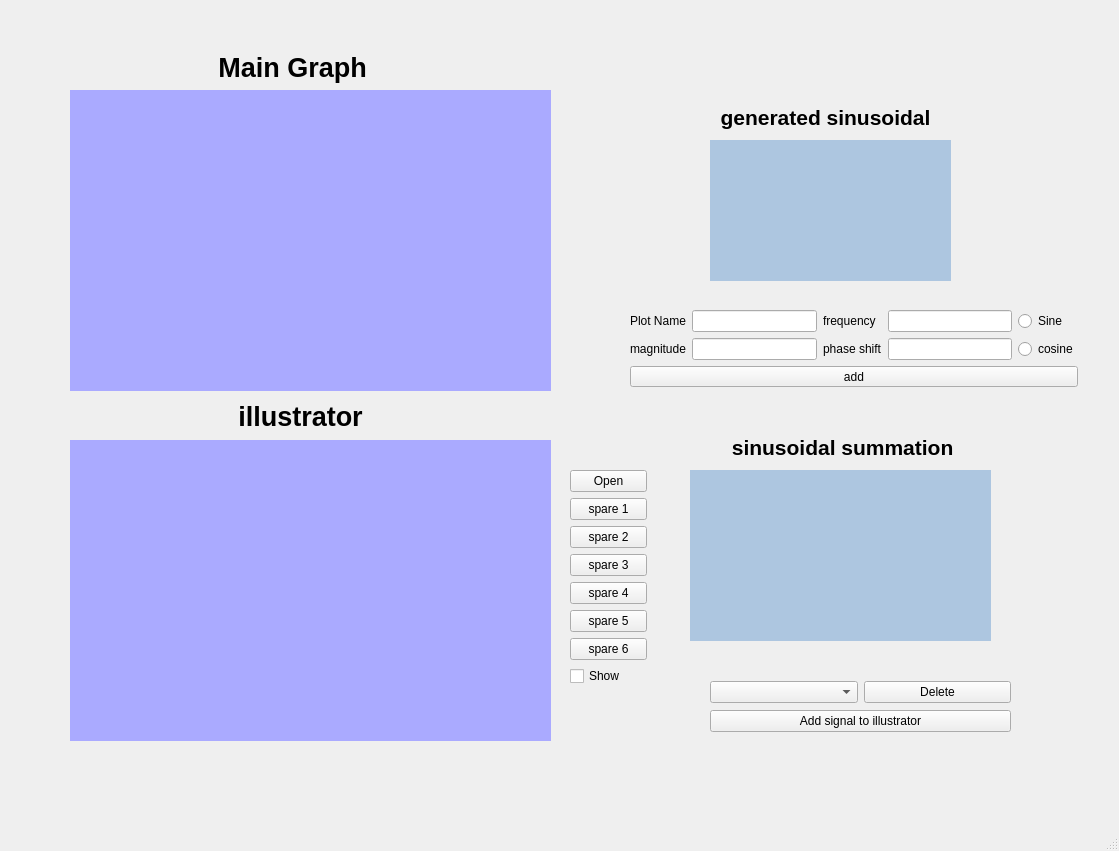
<?xml version="1.0" encoding="UTF-8"?>
<ui version="4.0">
 <class>MainWindow</class>
 <widget class="QMainWindow" name="MainWindow">
  <property name="geometry">
   <rect>
    <x>0</x>
    <y>0</y>
    <width>1119</width>
    <height>851</height>
   </rect>
  </property>
  <property name="windowTitle">
   <string>MainWindow</string>
  </property>
  <widget class="QWidget" name="centralwidget">
   <widget class="PlotWidget" name="Widget_Plotter" native="true">
    <property name="geometry">
     <rect>
      <x>710</x>
      <y>140</y>
      <width>241</width>
      <height>141</height>
     </rect>
    </property>
    <property name="palette">
     <palette>
      <active>
       <colorrole role="WindowText">
        <brush brushstyle="SolidPattern">
         <color alpha="255">
          <red>0</red>
          <green>0</green>
          <blue>0</blue>
         </color>
        </brush>
       </colorrole>
       <colorrole role="Button">
        <brush brushstyle="SolidPattern">
         <color alpha="255">
          <red>173</red>
          <green>198</green>
          <blue>224</blue>
         </color>
        </brush>
       </colorrole>
       <colorrole role="Light">
        <brush brushstyle="SolidPattern">
         <color alpha="255">
          <red>255</red>
          <green>255</green>
          <blue>255</blue>
         </color>
        </brush>
       </colorrole>
       <colorrole role="Midlight">
        <brush brushstyle="SolidPattern">
         <color alpha="255">
          <red>255</red>
          <green>255</green>
          <blue>255</blue>
         </color>
        </brush>
       </colorrole>
       <colorrole role="Dark">
        <brush brushstyle="SolidPattern">
         <color alpha="255">
          <red>127</red>
          <green>127</green>
          <blue>127</blue>
         </color>
        </brush>
       </colorrole>
       <colorrole role="Mid">
        <brush brushstyle="SolidPattern">
         <color alpha="255">
          <red>170</red>
          <green>170</green>
          <blue>170</blue>
         </color>
        </brush>
       </colorrole>
       <colorrole role="Text">
        <brush brushstyle="SolidPattern">
         <color alpha="255">
          <red>0</red>
          <green>0</green>
          <blue>0</blue>
         </color>
        </brush>
       </colorrole>
       <colorrole role="BrightText">
        <brush brushstyle="SolidPattern">
         <color alpha="255">
          <red>255</red>
          <green>255</green>
          <blue>255</blue>
         </color>
        </brush>
       </colorrole>
       <colorrole role="ButtonText">
        <brush brushstyle="SolidPattern">
         <color alpha="255">
          <red>0</red>
          <green>0</green>
          <blue>0</blue>
         </color>
        </brush>
       </colorrole>
       <colorrole role="Base">
        <brush brushstyle="SolidPattern">
         <color alpha="255">
          <red>173</red>
          <green>198</green>
          <blue>224</blue>
         </color>
        </brush>
       </colorrole>
       <colorrole role="Window">
        <brush brushstyle="SolidPattern">
         <color alpha="255">
          <red>173</red>
          <green>198</green>
          <blue>224</blue>
         </color>
        </brush>
       </colorrole>
       <colorrole role="Shadow">
        <brush brushstyle="SolidPattern">
         <color alpha="255">
          <red>0</red>
          <green>0</green>
          <blue>0</blue>
         </color>
        </brush>
       </colorrole>
       <colorrole role="AlternateBase">
        <brush brushstyle="SolidPattern">
         <color alpha="255">
          <red>255</red>
          <green>255</green>
          <blue>255</blue>
         </color>
        </brush>
       </colorrole>
       <colorrole role="ToolTipBase">
        <brush brushstyle="SolidPattern">
         <color alpha="255">
          <red>255</red>
          <green>255</green>
          <blue>220</blue>
         </color>
        </brush>
       </colorrole>
       <colorrole role="ToolTipText">
        <brush brushstyle="SolidPattern">
         <color alpha="255">
          <red>0</red>
          <green>0</green>
          <blue>0</blue>
         </color>
        </brush>
       </colorrole>
      </active>
      <inactive>
       <colorrole role="WindowText">
        <brush brushstyle="SolidPattern">
         <color alpha="255">
          <red>0</red>
          <green>0</green>
          <blue>0</blue>
         </color>
        </brush>
       </colorrole>
       <colorrole role="Button">
        <brush brushstyle="SolidPattern">
         <color alpha="255">
          <red>173</red>
          <green>198</green>
          <blue>224</blue>
         </color>
        </brush>
       </colorrole>
       <colorrole role="Light">
        <brush brushstyle="SolidPattern">
         <color alpha="255">
          <red>255</red>
          <green>255</green>
          <blue>255</blue>
         </color>
        </brush>
       </colorrole>
       <colorrole role="Midlight">
        <brush brushstyle="SolidPattern">
         <color alpha="255">
          <red>255</red>
          <green>255</green>
          <blue>255</blue>
         </color>
        </brush>
       </colorrole>
       <colorrole role="Dark">
        <brush brushstyle="SolidPattern">
         <color alpha="255">
          <red>127</red>
          <green>127</green>
          <blue>127</blue>
         </color>
        </brush>
       </colorrole>
       <colorrole role="Mid">
        <brush brushstyle="SolidPattern">
         <color alpha="255">
          <red>170</red>
          <green>170</green>
          <blue>170</blue>
         </color>
        </brush>
       </colorrole>
       <colorrole role="Text">
        <brush brushstyle="SolidPattern">
         <color alpha="255">
          <red>0</red>
          <green>0</green>
          <blue>0</blue>
         </color>
        </brush>
       </colorrole>
       <colorrole role="BrightText">
        <brush brushstyle="SolidPattern">
         <color alpha="255">
          <red>255</red>
          <green>255</green>
          <blue>255</blue>
         </color>
        </brush>
       </colorrole>
       <colorrole role="ButtonText">
        <brush brushstyle="SolidPattern">
         <color alpha="255">
          <red>0</red>
          <green>0</green>
          <blue>0</blue>
         </color>
        </brush>
       </colorrole>
       <colorrole role="Base">
        <brush brushstyle="SolidPattern">
         <color alpha="255">
          <red>173</red>
          <green>198</green>
          <blue>224</blue>
         </color>
        </brush>
       </colorrole>
       <colorrole role="Window">
        <brush brushstyle="SolidPattern">
         <color alpha="255">
          <red>173</red>
          <green>198</green>
          <blue>224</blue>
         </color>
        </brush>
       </colorrole>
       <colorrole role="Shadow">
        <brush brushstyle="SolidPattern">
         <color alpha="255">
          <red>0</red>
          <green>0</green>
          <blue>0</blue>
         </color>
        </brush>
       </colorrole>
       <colorrole role="AlternateBase">
        <brush brushstyle="SolidPattern">
         <color alpha="255">
          <red>255</red>
          <green>255</green>
          <blue>255</blue>
         </color>
        </brush>
       </colorrole>
       <colorrole role="ToolTipBase">
        <brush brushstyle="SolidPattern">
         <color alpha="255">
          <red>255</red>
          <green>255</green>
          <blue>220</blue>
         </color>
        </brush>
       </colorrole>
       <colorrole role="ToolTipText">
        <brush brushstyle="SolidPattern">
         <color alpha="255">
          <red>0</red>
          <green>0</green>
          <blue>0</blue>
         </color>
        </brush>
       </colorrole>
      </inactive>
      <disabled>
       <colorrole role="WindowText">
        <brush brushstyle="SolidPattern">
         <color alpha="255">
          <red>127</red>
          <green>127</green>
          <blue>127</blue>
         </color>
        </brush>
       </colorrole>
       <colorrole role="Button">
        <brush brushstyle="SolidPattern">
         <color alpha="255">
          <red>173</red>
          <green>198</green>
          <blue>224</blue>
         </color>
        </brush>
       </colorrole>
       <colorrole role="Light">
        <brush brushstyle="SolidPattern">
         <color alpha="255">
          <red>255</red>
          <green>255</green>
          <blue>255</blue>
         </color>
        </brush>
       </colorrole>
       <colorrole role="Midlight">
        <brush brushstyle="SolidPattern">
         <color alpha="255">
          <red>255</red>
          <green>255</green>
          <blue>255</blue>
         </color>
        </brush>
       </colorrole>
       <colorrole role="Dark">
        <brush brushstyle="SolidPattern">
         <color alpha="255">
          <red>127</red>
          <green>127</green>
          <blue>127</blue>
         </color>
        </brush>
       </colorrole>
       <colorrole role="Mid">
        <brush brushstyle="SolidPattern">
         <color alpha="255">
          <red>170</red>
          <green>170</green>
          <blue>170</blue>
         </color>
        </brush>
       </colorrole>
       <colorrole role="Text">
        <brush brushstyle="SolidPattern">
         <color alpha="255">
          <red>127</red>
          <green>127</green>
          <blue>127</blue>
         </color>
        </brush>
       </colorrole>
       <colorrole role="BrightText">
        <brush brushstyle="SolidPattern">
         <color alpha="255">
          <red>255</red>
          <green>255</green>
          <blue>255</blue>
         </color>
        </brush>
       </colorrole>
       <colorrole role="ButtonText">
        <brush brushstyle="SolidPattern">
         <color alpha="255">
          <red>127</red>
          <green>127</green>
          <blue>127</blue>
         </color>
        </brush>
       </colorrole>
       <colorrole role="Base">
        <brush brushstyle="SolidPattern">
         <color alpha="255">
          <red>173</red>
          <green>198</green>
          <blue>224</blue>
         </color>
        </brush>
       </colorrole>
       <colorrole role="Window">
        <brush brushstyle="SolidPattern">
         <color alpha="255">
          <red>173</red>
          <green>198</green>
          <blue>224</blue>
         </color>
        </brush>
       </colorrole>
       <colorrole role="Shadow">
        <brush brushstyle="SolidPattern">
         <color alpha="255">
          <red>0</red>
          <green>0</green>
          <blue>0</blue>
         </color>
        </brush>
       </colorrole>
       <colorrole role="AlternateBase">
        <brush brushstyle="SolidPattern">
         <color alpha="255">
          <red>255</red>
          <green>255</green>
          <blue>255</blue>
         </color>
        </brush>
       </colorrole>
       <colorrole role="ToolTipBase">
        <brush brushstyle="SolidPattern">
         <color alpha="255">
          <red>255</red>
          <green>255</green>
          <blue>220</blue>
         </color>
        </brush>
       </colorrole>
       <colorrole role="ToolTipText">
        <brush brushstyle="SolidPattern">
         <color alpha="255">
          <red>0</red>
          <green>0</green>
          <blue>0</blue>
         </color>
        </brush>
       </colorrole>
      </disabled>
     </palette>
    </property>
    <property name="styleSheet">
     <string notr="true">background-color: rgb(173, 198, 224);</string>
    </property>
   </widget>
   <widget class="PlotWidget" name="Widget_Adder" native="true">
    <property name="geometry">
     <rect>
      <x>690</x>
      <y>470</y>
      <width>301</width>
      <height>171</height>
     </rect>
    </property>
    <property name="palette">
     <palette>
      <active>
       <colorrole role="WindowText">
        <brush brushstyle="SolidPattern">
         <color alpha="255">
          <red>0</red>
          <green>0</green>
          <blue>0</blue>
         </color>
        </brush>
       </colorrole>
       <colorrole role="Button">
        <brush brushstyle="SolidPattern">
         <color alpha="255">
          <red>173</red>
          <green>198</green>
          <blue>224</blue>
         </color>
        </brush>
       </colorrole>
       <colorrole role="Light">
        <brush brushstyle="SolidPattern">
         <color alpha="255">
          <red>255</red>
          <green>255</green>
          <blue>255</blue>
         </color>
        </brush>
       </colorrole>
       <colorrole role="Midlight">
        <brush brushstyle="SolidPattern">
         <color alpha="255">
          <red>255</red>
          <green>255</green>
          <blue>255</blue>
         </color>
        </brush>
       </colorrole>
       <colorrole role="Dark">
        <brush brushstyle="SolidPattern">
         <color alpha="255">
          <red>127</red>
          <green>127</green>
          <blue>127</blue>
         </color>
        </brush>
       </colorrole>
       <colorrole role="Mid">
        <brush brushstyle="SolidPattern">
         <color alpha="255">
          <red>170</red>
          <green>170</green>
          <blue>170</blue>
         </color>
        </brush>
       </colorrole>
       <colorrole role="Text">
        <brush brushstyle="SolidPattern">
         <color alpha="255">
          <red>0</red>
          <green>0</green>
          <blue>0</blue>
         </color>
        </brush>
       </colorrole>
       <colorrole role="BrightText">
        <brush brushstyle="SolidPattern">
         <color alpha="255">
          <red>255</red>
          <green>255</green>
          <blue>255</blue>
         </color>
        </brush>
       </colorrole>
       <colorrole role="ButtonText">
        <brush brushstyle="SolidPattern">
         <color alpha="255">
          <red>0</red>
          <green>0</green>
          <blue>0</blue>
         </color>
        </brush>
       </colorrole>
       <colorrole role="Base">
        <brush brushstyle="SolidPattern">
         <color alpha="255">
          <red>173</red>
          <green>198</green>
          <blue>224</blue>
         </color>
        </brush>
       </colorrole>
       <colorrole role="Window">
        <brush brushstyle="SolidPattern">
         <color alpha="255">
          <red>173</red>
          <green>198</green>
          <blue>224</blue>
         </color>
        </brush>
       </colorrole>
       <colorrole role="Shadow">
        <brush brushstyle="SolidPattern">
         <color alpha="255">
          <red>0</red>
          <green>0</green>
          <blue>0</blue>
         </color>
        </brush>
       </colorrole>
       <colorrole role="AlternateBase">
        <brush brushstyle="SolidPattern">
         <color alpha="255">
          <red>255</red>
          <green>255</green>
          <blue>255</blue>
         </color>
        </brush>
       </colorrole>
       <colorrole role="ToolTipBase">
        <brush brushstyle="SolidPattern">
         <color alpha="255">
          <red>255</red>
          <green>255</green>
          <blue>220</blue>
         </color>
        </brush>
       </colorrole>
       <colorrole role="ToolTipText">
        <brush brushstyle="SolidPattern">
         <color alpha="255">
          <red>0</red>
          <green>0</green>
          <blue>0</blue>
         </color>
        </brush>
       </colorrole>
      </active>
      <inactive>
       <colorrole role="WindowText">
        <brush brushstyle="SolidPattern">
         <color alpha="255">
          <red>0</red>
          <green>0</green>
          <blue>0</blue>
         </color>
        </brush>
       </colorrole>
       <colorrole role="Button">
        <brush brushstyle="SolidPattern">
         <color alpha="255">
          <red>173</red>
          <green>198</green>
          <blue>224</blue>
         </color>
        </brush>
       </colorrole>
       <colorrole role="Light">
        <brush brushstyle="SolidPattern">
         <color alpha="255">
          <red>255</red>
          <green>255</green>
          <blue>255</blue>
         </color>
        </brush>
       </colorrole>
       <colorrole role="Midlight">
        <brush brushstyle="SolidPattern">
         <color alpha="255">
          <red>255</red>
          <green>255</green>
          <blue>255</blue>
         </color>
        </brush>
       </colorrole>
       <colorrole role="Dark">
        <brush brushstyle="SolidPattern">
         <color alpha="255">
          <red>127</red>
          <green>127</green>
          <blue>127</blue>
         </color>
        </brush>
       </colorrole>
       <colorrole role="Mid">
        <brush brushstyle="SolidPattern">
         <color alpha="255">
          <red>170</red>
          <green>170</green>
          <blue>170</blue>
         </color>
        </brush>
       </colorrole>
       <colorrole role="Text">
        <brush brushstyle="SolidPattern">
         <color alpha="255">
          <red>0</red>
          <green>0</green>
          <blue>0</blue>
         </color>
        </brush>
       </colorrole>
       <colorrole role="BrightText">
        <brush brushstyle="SolidPattern">
         <color alpha="255">
          <red>255</red>
          <green>255</green>
          <blue>255</blue>
         </color>
        </brush>
       </colorrole>
       <colorrole role="ButtonText">
        <brush brushstyle="SolidPattern">
         <color alpha="255">
          <red>0</red>
          <green>0</green>
          <blue>0</blue>
         </color>
        </brush>
       </colorrole>
       <colorrole role="Base">
        <brush brushstyle="SolidPattern">
         <color alpha="255">
          <red>173</red>
          <green>198</green>
          <blue>224</blue>
         </color>
        </brush>
       </colorrole>
       <colorrole role="Window">
        <brush brushstyle="SolidPattern">
         <color alpha="255">
          <red>173</red>
          <green>198</green>
          <blue>224</blue>
         </color>
        </brush>
       </colorrole>
       <colorrole role="Shadow">
        <brush brushstyle="SolidPattern">
         <color alpha="255">
          <red>0</red>
          <green>0</green>
          <blue>0</blue>
         </color>
        </brush>
       </colorrole>
       <colorrole role="AlternateBase">
        <brush brushstyle="SolidPattern">
         <color alpha="255">
          <red>255</red>
          <green>255</green>
          <blue>255</blue>
         </color>
        </brush>
       </colorrole>
       <colorrole role="ToolTipBase">
        <brush brushstyle="SolidPattern">
         <color alpha="255">
          <red>255</red>
          <green>255</green>
          <blue>220</blue>
         </color>
        </brush>
       </colorrole>
       <colorrole role="ToolTipText">
        <brush brushstyle="SolidPattern">
         <color alpha="255">
          <red>0</red>
          <green>0</green>
          <blue>0</blue>
         </color>
        </brush>
       </colorrole>
      </inactive>
      <disabled>
       <colorrole role="WindowText">
        <brush brushstyle="SolidPattern">
         <color alpha="255">
          <red>127</red>
          <green>127</green>
          <blue>127</blue>
         </color>
        </brush>
       </colorrole>
       <colorrole role="Button">
        <brush brushstyle="SolidPattern">
         <color alpha="255">
          <red>173</red>
          <green>198</green>
          <blue>224</blue>
         </color>
        </brush>
       </colorrole>
       <colorrole role="Light">
        <brush brushstyle="SolidPattern">
         <color alpha="255">
          <red>255</red>
          <green>255</green>
          <blue>255</blue>
         </color>
        </brush>
       </colorrole>
       <colorrole role="Midlight">
        <brush brushstyle="SolidPattern">
         <color alpha="255">
          <red>255</red>
          <green>255</green>
          <blue>255</blue>
         </color>
        </brush>
       </colorrole>
       <colorrole role="Dark">
        <brush brushstyle="SolidPattern">
         <color alpha="255">
          <red>127</red>
          <green>127</green>
          <blue>127</blue>
         </color>
        </brush>
       </colorrole>
       <colorrole role="Mid">
        <brush brushstyle="SolidPattern">
         <color alpha="255">
          <red>170</red>
          <green>170</green>
          <blue>170</blue>
         </color>
        </brush>
       </colorrole>
       <colorrole role="Text">
        <brush brushstyle="SolidPattern">
         <color alpha="255">
          <red>127</red>
          <green>127</green>
          <blue>127</blue>
         </color>
        </brush>
       </colorrole>
       <colorrole role="BrightText">
        <brush brushstyle="SolidPattern">
         <color alpha="255">
          <red>255</red>
          <green>255</green>
          <blue>255</blue>
         </color>
        </brush>
       </colorrole>
       <colorrole role="ButtonText">
        <brush brushstyle="SolidPattern">
         <color alpha="255">
          <red>127</red>
          <green>127</green>
          <blue>127</blue>
         </color>
        </brush>
       </colorrole>
       <colorrole role="Base">
        <brush brushstyle="SolidPattern">
         <color alpha="255">
          <red>173</red>
          <green>198</green>
          <blue>224</blue>
         </color>
        </brush>
       </colorrole>
       <colorrole role="Window">
        <brush brushstyle="SolidPattern">
         <color alpha="255">
          <red>173</red>
          <green>198</green>
          <blue>224</blue>
         </color>
        </brush>
       </colorrole>
       <colorrole role="Shadow">
        <brush brushstyle="SolidPattern">
         <color alpha="255">
          <red>0</red>
          <green>0</green>
          <blue>0</blue>
         </color>
        </brush>
       </colorrole>
       <colorrole role="AlternateBase">
        <brush brushstyle="SolidPattern">
         <color alpha="255">
          <red>255</red>
          <green>255</green>
          <blue>255</blue>
         </color>
        </brush>
       </colorrole>
       <colorrole role="ToolTipBase">
        <brush brushstyle="SolidPattern">
         <color alpha="255">
          <red>255</red>
          <green>255</green>
          <blue>220</blue>
         </color>
        </brush>
       </colorrole>
       <colorrole role="ToolTipText">
        <brush brushstyle="SolidPattern">
         <color alpha="255">
          <red>0</red>
          <green>0</green>
          <blue>0</blue>
         </color>
        </brush>
       </colorrole>
      </disabled>
     </palette>
    </property>
    <property name="styleSheet">
     <string notr="true">background-color: rgb(173, 198, 224);</string>
    </property>
   </widget>
   <widget class="PlotWidget" name="signalWidget2_ilustrator" native="true">
    <property name="geometry">
     <rect>
      <x>70</x>
      <y>440</y>
      <width>481</width>
      <height>301</height>
     </rect>
    </property>
    <property name="styleSheet">
     <string notr="true">background-color: rgb(170, 170, 255);</string>
    </property>
   </widget>
   <widget class="QLabel" name="label_For_Main_graph">
    <property name="geometry">
     <rect>
      <x>200</x>
      <y>50</y>
      <width>185</width>
      <height>35</height>
     </rect>
    </property>
    <property name="text">
     <string>&lt;html&gt;&lt;head/&gt;&lt;body&gt;&lt;p&gt;&lt;span style=&quot; font-size:20pt; font-weight:600;&quot;&gt;Main Graph&lt;/span&gt;&lt;/p&gt;&lt;/body&gt;&lt;/html&gt;</string>
    </property>
    <property name="alignment">
     <set>Qt::AlignCenter</set>
    </property>
   </widget>
   <widget class="QLabel" name="label_for_spectroGram">
    <property name="geometry">
     <rect>
      <x>200</x>
      <y>400</y>
      <width>201</width>
      <height>33</height>
     </rect>
    </property>
    <property name="text">
     <string>&lt;html&gt;&lt;head/&gt;&lt;body&gt;&lt;p&gt;&lt;span style=&quot; font-size:20pt; font-weight:600;&quot;&gt; illustrator&lt;/span&gt;&lt;/p&gt;&lt;/body&gt;&lt;/html&gt;</string>
    </property>
    <property name="alignment">
     <set>Qt::AlignCenter</set>
    </property>
   </widget>
   <widget class="QLabel" name="label_For_generatedSinusoidal">
    <property name="geometry">
     <rect>
      <x>710</x>
      <y>100</y>
      <width>231</width>
      <height>35</height>
     </rect>
    </property>
    <property name="text">
     <string>&lt;html&gt;&lt;head/&gt;&lt;body&gt;&lt;p&gt;&lt;span style=&quot; font-size:16pt; font-weight:600;&quot;&gt;generated sinusoidal&lt;/span&gt;&lt;/p&gt;&lt;/body&gt;&lt;/html&gt;</string>
    </property>
    <property name="alignment">
     <set>Qt::AlignCenter</set>
    </property>
   </widget>
   <widget class="QLabel" name="label_For_summation">
    <property name="geometry">
     <rect>
      <x>710</x>
      <y>430</y>
      <width>271</width>
      <height>35</height>
     </rect>
    </property>
    <property name="text">
     <string>&lt;html&gt;&lt;head/&gt;&lt;body&gt;&lt;p&gt;&lt;span style=&quot; font-size:16pt; font-weight:600;&quot;&gt;sinusoidal summation &lt;/span&gt;&lt;/p&gt;&lt;/body&gt;&lt;/html&gt;</string>
    </property>
    <property name="alignment">
     <set>Qt::AlignCenter</set>
    </property>
   </widget>
   <widget class="PlotWidget" name="signalWidget_mainGraph" native="true">
    <property name="geometry">
     <rect>
      <x>70</x>
      <y>90</y>
      <width>481</width>
      <height>301</height>
     </rect>
    </property>
    <property name="styleSheet">
     <string notr="true">background-color: rgb(170, 170, 255);</string>
    </property>
   </widget>
   <widget class="QWidget" name="">
    <property name="geometry">
     <rect>
      <x>630</x>
      <y>310</y>
      <width>448</width>
      <height>77</height>
     </rect>
    </property>
    <layout class="QGridLayout" name="gridLayout_For_generating_sinusoidal">
     <item row="0" column="0">
      <widget class="QLabel" name="label_plotName">
       <property name="text">
        <string>Plot Name</string>
       </property>
      </widget>
     </item>
     <item row="0" column="1">
      <widget class="QLineEdit" name="lineEdit_plotName"/>
     </item>
     <item row="0" column="2">
      <widget class="QLabel" name="label_frequency">
       <property name="text">
        <string>frequency</string>
       </property>
      </widget>
     </item>
     <item row="0" column="3">
      <widget class="QLineEdit" name="LineEdit_ferquency"/>
     </item>
     <item row="0" column="4">
      <widget class="QRadioButton" name="radioButton_sine">
       <property name="text">
        <string>Sine</string>
       </property>
      </widget>
     </item>
     <item row="1" column="0">
      <widget class="QLabel" name="label_magnitude">
       <property name="text">
        <string>magnitude</string>
       </property>
      </widget>
     </item>
     <item row="1" column="1">
      <widget class="QLineEdit" name="lineEdit_magnitude"/>
     </item>
     <item row="1" column="2">
      <widget class="QLabel" name="label_phaseShift">
       <property name="text">
        <string>phase shift</string>
       </property>
      </widget>
     </item>
     <item row="1" column="3">
      <widget class="QLineEdit" name="lineEdit_phaseShift"/>
     </item>
     <item row="1" column="4">
      <widget class="QRadioButton" name="radioButton_cosine">
       <property name="text">
        <string>cosine</string>
       </property>
      </widget>
     </item>
     <item row="2" column="0" colspan="5">
      <widget class="QPushButton" name="add">
       <property name="text">
        <string>add</string>
       </property>
      </widget>
     </item>
    </layout>
   </widget>
   <widget class="QWidget" name="">
    <property name="geometry">
     <rect>
      <x>570</x>
      <y>470</y>
      <width>77</width>
      <height>222</height>
     </rect>
    </property>
    <layout class="QVBoxLayout" name="verticalLayout_mainGraph">
     <item>
      <widget class="QPushButton" name="Button_open">
       <property name="text">
        <string>Open</string>
       </property>
      </widget>
     </item>
     <item>
      <widget class="QPushButton" name="Spare_button">
       <property name="text">
        <string>spare 1</string>
       </property>
      </widget>
     </item>
     <item>
      <widget class="QPushButton" name="Spare_button_2">
       <property name="text">
        <string>spare 2</string>
       </property>
      </widget>
     </item>
     <item>
      <widget class="QPushButton" name="Spare_button_3">
       <property name="text">
        <string>spare 3</string>
       </property>
      </widget>
     </item>
     <item>
      <widget class="QPushButton" name="Spare_button_4">
       <property name="text">
        <string>spare 4</string>
       </property>
      </widget>
     </item>
     <item>
      <widget class="QPushButton" name="Spare_button_5">
       <property name="text">
        <string>spare 5</string>
       </property>
      </widget>
     </item>
     <item>
      <widget class="QPushButton" name="Spare_button_6">
       <property name="text">
        <string>spare 6</string>
       </property>
      </widget>
     </item>
     <item>
      <widget class="QCheckBox" name="checkBox_showhide">
       <property name="text">
        <string>Show</string>
       </property>
      </widget>
     </item>
    </layout>
   </widget>
   <widget class="QWidget" name="">
    <property name="geometry">
     <rect>
      <x>710</x>
      <y>680</y>
      <width>301</width>
      <height>54</height>
     </rect>
    </property>
    <layout class="QGridLayout" name="gridLayout_For_sunusoidalSummation">
     <item row="0" column="0">
      <widget class="QComboBox" name="Combobox_signal"/>
     </item>
     <item row="0" column="1">
      <widget class="QPushButton" name="Button_delete">
       <property name="text">
        <string>Delete</string>
       </property>
      </widget>
     </item>
     <item row="1" column="0" colspan="2">
      <widget class="QPushButton" name="Button_confirmation">
       <property name="text">
        <string>Add signal to illustrator</string>
       </property>
      </widget>
     </item>
    </layout>
   </widget>
  </widget>
  <widget class="QMenuBar" name="menubar">
   <property name="geometry">
    <rect>
     <x>0</x>
     <y>0</y>
     <width>1119</width>
     <height>21</height>
    </rect>
   </property>
  </widget>
  <widget class="QStatusBar" name="statusbar"/>
 </widget>
 <customwidgets>
  <customwidget>
   <class>PlotWidget</class>
   <extends>QWidget</extends>
   <header location="global">pyqtgraph</header>
   <container>1</container>
  </customwidget>
 </customwidgets>
 <resources/>
 <connections/>
</ui>
